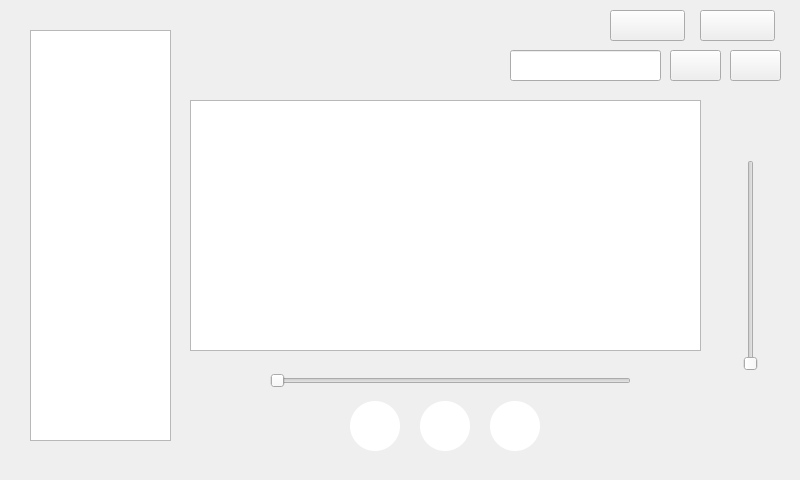
<?xml version="1.0" encoding="UTF-8"?>
<ui version="4.0">
 <class>Music</class>
 <widget class="QMainWindow" name="Music">
  <property name="geometry">
   <rect>
    <x>0</x>
    <y>0</y>
    <width>800</width>
    <height>480</height>
   </rect>
  </property>
  <property name="minimumSize">
   <size>
    <width>50</width>
    <height>50</height>
   </size>
  </property>
  <property name="windowTitle">
   <string>MainWindow</string>
  </property>
  <widget class="QWidget" name="centralwidget">
   <widget class="QLabel" name="musiclabel">
    <property name="geometry">
     <rect>
      <x>350</x>
      <y>30</y>
      <width>171</width>
      <height>31</height>
     </rect>
    </property>
    <property name="text">
     <string/>
    </property>
   </widget>
   <widget class="QSlider" name="sSlider">
    <property name="geometry">
     <rect>
      <x>740</x>
      <y>160</y>
      <width>22</width>
      <height>211</height>
     </rect>
    </property>
    <property name="orientation">
     <enum>Qt::Vertical</enum>
    </property>
   </widget>
   <widget class="QSlider" name="musicSlider">
    <property name="geometry">
     <rect>
      <x>270</x>
      <y>370</y>
      <width>361</width>
      <height>22</height>
     </rect>
    </property>
    <property name="styleSheet">
     <string notr="true"/>
    </property>
    <property name="orientation">
     <enum>Qt::Horizontal</enum>
    </property>
   </widget>
   <widget class="QLabel" name="imagelabel">
    <property name="geometry">
     <rect>
      <x>290</x>
      <y>120</y>
      <width>331</width>
      <height>221</height>
     </rect>
    </property>
    <property name="text">
     <string/>
    </property>
   </widget>
   <widget class="QLineEdit" name="namelineEdit">
    <property name="geometry">
     <rect>
      <x>510</x>
      <y>50</y>
      <width>151</width>
      <height>31</height>
     </rect>
    </property>
   </widget>
   <widget class="QPushButton" name="pushButton">
    <property name="geometry">
     <rect>
      <x>670</x>
      <y>50</y>
      <width>51</width>
      <height>31</height>
     </rect>
    </property>
    <property name="text">
     <string/>
    </property>
   </widget>
   <widget class="QTableWidget" name="tableWidget">
    <property name="geometry">
     <rect>
      <x>190</x>
      <y>100</y>
      <width>511</width>
      <height>251</height>
     </rect>
    </property>
   </widget>
   <widget class="QPushButton" name="pushButton_2">
    <property name="geometry">
     <rect>
      <x>730</x>
      <y>50</y>
      <width>51</width>
      <height>31</height>
     </rect>
    </property>
    <property name="text">
     <string/>
    </property>
   </widget>
   <widget class="QPushButton" name="returnButton_">
    <property name="geometry">
     <rect>
      <x>700</x>
      <y>10</y>
      <width>75</width>
      <height>31</height>
     </rect>
    </property>
    <property name="styleSheet">
     <string notr="true">image: url(:/icon/image/iocn/close.png);</string>
    </property>
    <property name="text">
     <string/>
    </property>
   </widget>
   <widget class="QPushButton" name="backstageButton">
    <property name="geometry">
     <rect>
      <x>610</x>
      <y>10</y>
      <width>75</width>
      <height>31</height>
     </rect>
    </property>
    <property name="styleSheet">
     <string notr="true">image: url(:/icon/image/iocn/minimize.png);</string>
    </property>
    <property name="text">
     <string/>
    </property>
   </widget>
   <widget class="QLabel" name="volumelabel">
    <property name="geometry">
     <rect>
      <x>730</x>
      <y>110</y>
      <width>41</width>
      <height>31</height>
     </rect>
    </property>
    <property name="text">
     <string/>
    </property>
   </widget>
   <widget class="QLabel" name="startlabel">
    <property name="geometry">
     <rect>
      <x>200</x>
      <y>370</y>
      <width>51</width>
      <height>21</height>
     </rect>
    </property>
    <property name="text">
     <string/>
    </property>
   </widget>
   <widget class="QLabel" name="nowlabel">
    <property name="geometry">
     <rect>
      <x>653</x>
      <y>371</y>
      <width>51</width>
      <height>21</height>
     </rect>
    </property>
    <property name="text">
     <string/>
    </property>
   </widget>
   <widget class="QListWidget" name="musiclistWidget">
    <property name="geometry">
     <rect>
      <x>30</x>
      <y>30</y>
      <width>141</width>
      <height>411</height>
     </rect>
    </property>
   </widget>
   <widget class="QWidget" name="layoutWidget">
    <property name="geometry">
     <rect>
      <x>350</x>
      <y>400</y>
      <width>192</width>
      <height>52</height>
     </rect>
    </property>
    <layout class="QHBoxLayout" name="horizontalLayout">
     <property name="spacing">
      <number>20</number>
     </property>
     <item>
      <widget class="QPushButton" name="prevButton">
       <property name="sizePolicy">
        <sizepolicy hsizetype="Fixed" vsizetype="Fixed">
         <horstretch>0</horstretch>
         <verstretch>0</verstretch>
        </sizepolicy>
       </property>
       <property name="minimumSize">
        <size>
         <width>50</width>
         <height>50</height>
        </size>
       </property>
       <property name="styleSheet">
        <string notr="true">border-radius:25px;
background-color: rgb(255, 255, 255);</string>
       </property>
       <property name="text">
        <string/>
       </property>
      </widget>
     </item>
     <item>
      <widget class="QPushButton" name="stopButton">
       <property name="sizePolicy">
        <sizepolicy hsizetype="Fixed" vsizetype="Fixed">
         <horstretch>0</horstretch>
         <verstretch>0</verstretch>
        </sizepolicy>
       </property>
       <property name="minimumSize">
        <size>
         <width>50</width>
         <height>50</height>
        </size>
       </property>
       <property name="styleSheet">
        <string notr="true">border-radius:25px;
background-color: rgb(255, 255, 255);

</string>
       </property>
       <property name="text">
        <string/>
       </property>
      </widget>
     </item>
     <item>
      <widget class="QPushButton" name="nextButton">
       <property name="sizePolicy">
        <sizepolicy hsizetype="Fixed" vsizetype="Fixed">
         <horstretch>0</horstretch>
         <verstretch>0</verstretch>
        </sizepolicy>
       </property>
       <property name="minimumSize">
        <size>
         <width>50</width>
         <height>50</height>
        </size>
       </property>
       <property name="styleSheet">
        <string notr="true">border-radius:25px;
background-color: rgb(255, 255, 255);</string>
       </property>
       <property name="text">
        <string/>
       </property>
      </widget>
     </item>
    </layout>
   </widget>
  </widget>
 </widget>
 <resources/>
 <connections/>
</ui>
